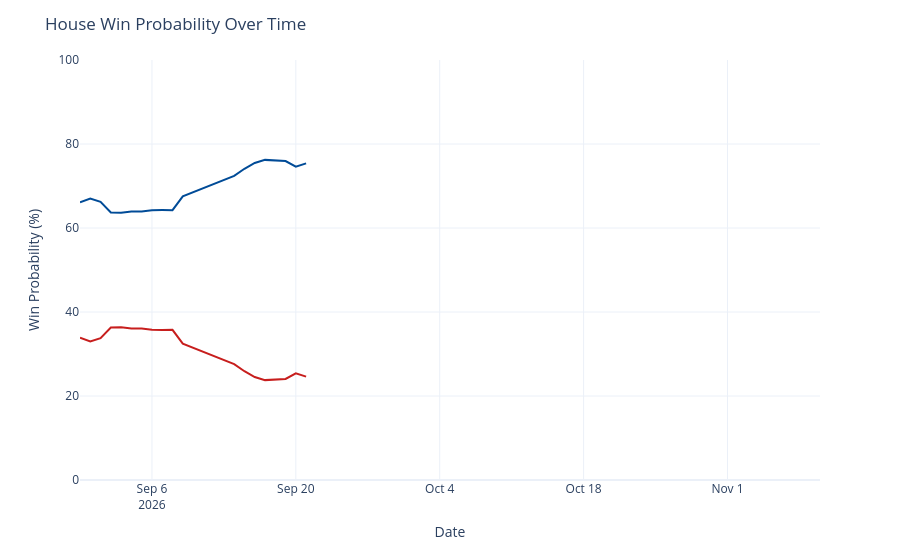

Notebook source saved alongside this figure:
### Code cell
chance_over_time = output_ts[(output_ts['geo'] == 'US House') &
                             (output_ts['type'] == 'chance')]
chance_over_time['rep_chance'] = chance_over_time['y'].map(lambda x: 100 - x)
chance_over_time = chance_over_time.rename({'y': 'Democrats', 'rep_chance': 'Republicans'}, axis=1)
chance_time_ser = px.line(chance_over_time, x='date', y=['Democrats', 'Republicans'], template='plotly_white',
                         color_discrete_map={'Democrats': '#004b97', 'Republicans': '#c71e1d'},)
chance_time_ser.update_traces(hovertemplate="%{y:.1f}%")
chance_time_ser.update_layout(
    xaxis=dict(range=[pd.to_datetime('2026-08-30'), pd.to_datetime('2026-11-10')]),
    yaxis=dict(range=[0, 100]),
    xaxis_title='Date',
    yaxis_title='Win Probability (%)',
    title=dict(text="House Win Probability Over Time"),
    hovermode="x",
    showlegend=False
)
chance_time_ser

### Figure 1 — Plotly figure (JSON) as saved in the notebook; plotly's stock layout.template omitted (floating-point values rounded to 4 significant figures)
{"data": [{"hovertemplate": "%{y:.1f}%", "legendgroup": "Democrats", "line": {"color": "#004b97", "dash": "solid"}, "marker": {"symbol": "circle"}, "mode": "lines", "name": "Democrats", "orientation": "v", "showlegend": true, "type": "scatter", "x": ["2026-08-30", "2026-08-31", "2026-09-01", "2026-09-02", "2026-09-03", "2026-09-04", "2026-09-05", "2026-09-06", "2026-09-07", "2026-09-08", "2026-09-09", "2026-09-14", "2026-09-15", "2026-09-16", "2026-09-17", "2026-09-18", "2026-09-19", "2026-09-20", "2026-09-21"], "xaxis": "x", "y": [66.12, 67.02, 66.25, 63.69, 63.65, 63.91, 63.91, 64.23, 64.27, 64.25, 67.54, 72.39, 74.1, 75.49, 76.22, 76.08, 75.94, 74.59, 75.39], "yaxis": "y"}, {"hovertemplate": "%{y:.1f}%", "legendgroup": "Republicans", "line": {"color": "#c71e1d", "dash": "solid"}, "marker": {"symbol": "circle"}, "mode": "lines", "name": "Republicans", "orientation": "v", "showlegend": true, "type": "scatter", "x": ["2026-08-30", "2026-08-31", "2026-09-01", "2026-09-02", "2026-09-03", "2026-09-04", "2026-09-05", "2026-09-06", "2026-09-07", "2026-09-08", "2026-09-09", "2026-09-14", "2026-09-15", "2026-09-16", "2026-09-17", "2026-09-18", "2026-09-19", "2026-09-20", "2026-09-21"], "xaxis": "x", "y": [33.88, 32.98, 33.75, 36.31, 36.35, 36.09, 36.09, 35.77, 35.73, 35.75, 32.46, 27.61, 25.9, 24.51, 23.78, 23.92, 24.06, 25.41, 24.61], "yaxis": "y"}], "layout": {"hovermode": "x", "legend": {"title": {"text": "variable"}, "tracegroupgap": 0}, "margin": {"t": 60}, "showlegend": false, "title": {"text": "House Win Probability Over Time"}, "xaxis": {"anchor": "y", "domain": [0, 1], "range": ["2026-08-30T00:00:00", "2026-11-10T00:00:00"], "title": {"text": "Date"}}, "yaxis": {"anchor": "x", "domain": [0, 1], "range": [0, 100], "title": {"text": "Win Probability (%)"}}}}
